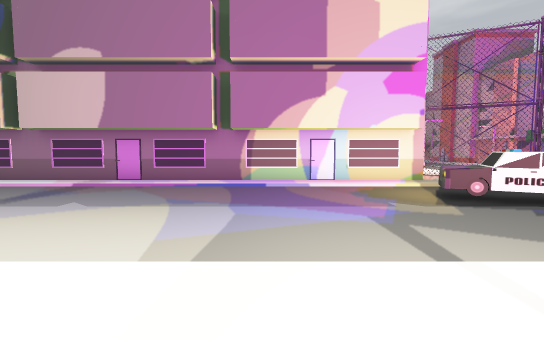
View 1 (above)

24 first-person views from a walk through a 3-D level made in the Unity game engine. The camera is 1.4 m above the floor, tilts 4° down and sees 90° across. The floor is counted in squares, 1.63 m on a side. Each view is taken from the middle of a square. On the plan, view 1 faces up. The plan holds only what a view shows up to about 10 squares ahead; the rest is blank. The place goes on beyond the plan. The player character is not drawn. Some surface patterns are stand-ins.

View 2
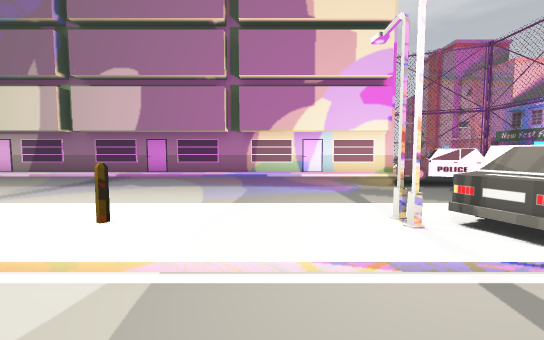

View 3
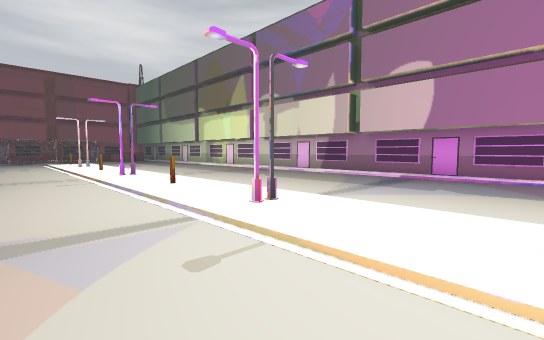

View 4
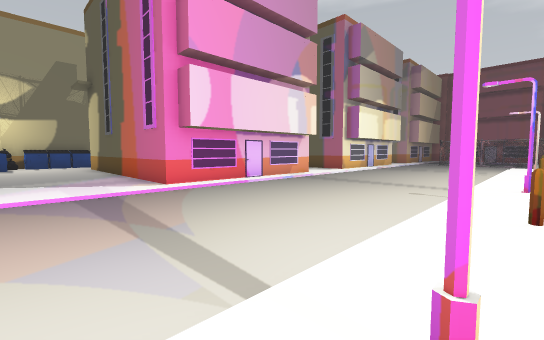

View 5
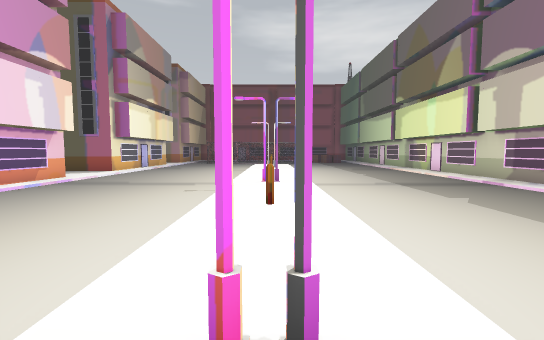

View 6
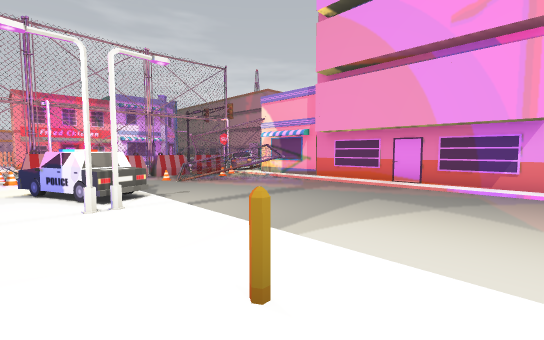

View 7
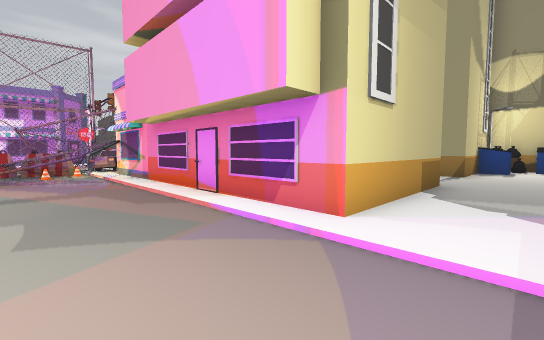

View 8
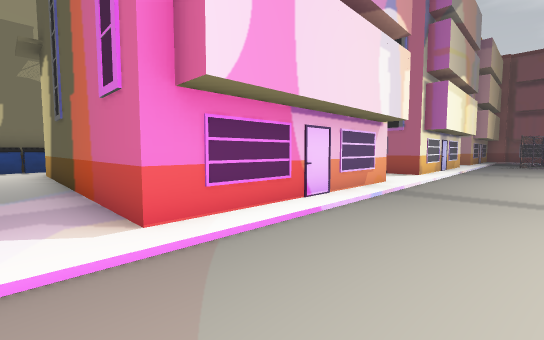

View 9
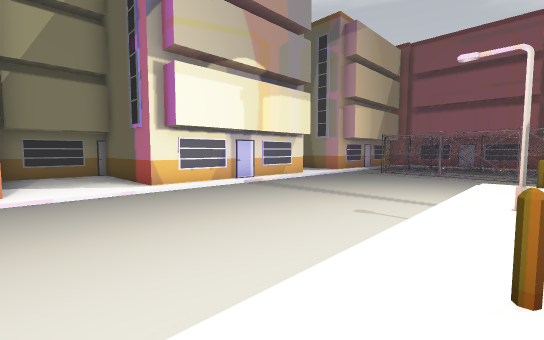

View 10
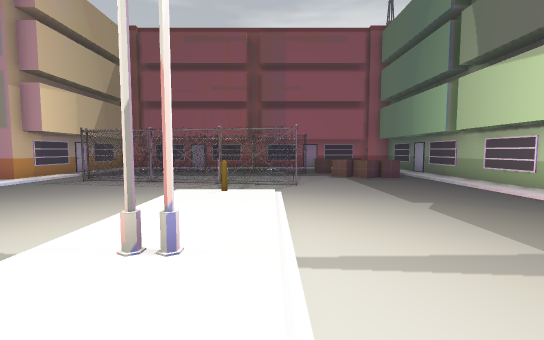

View 11
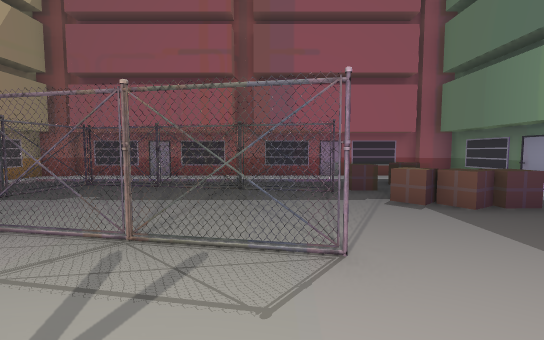

View 12
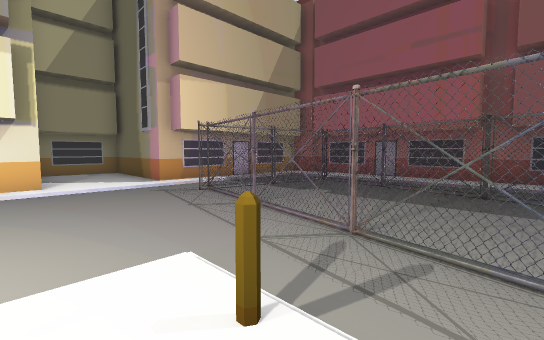

View 13
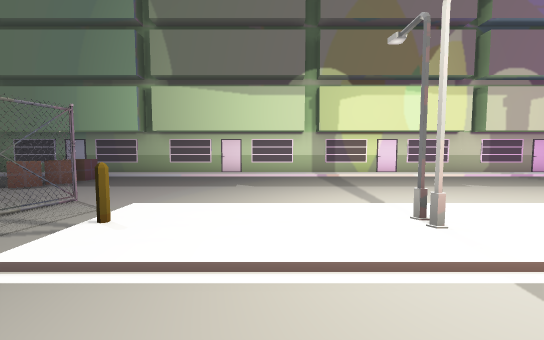

View 14
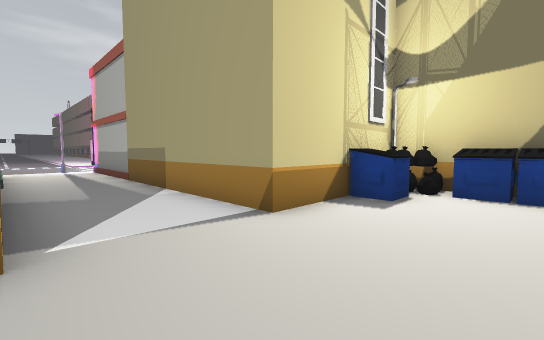

View 15
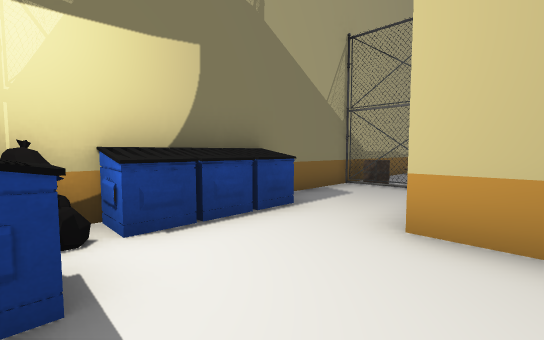

View 16
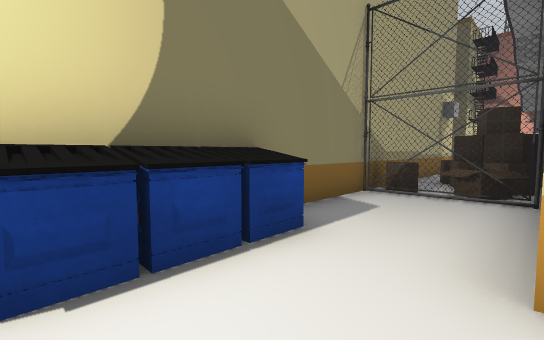

View 17
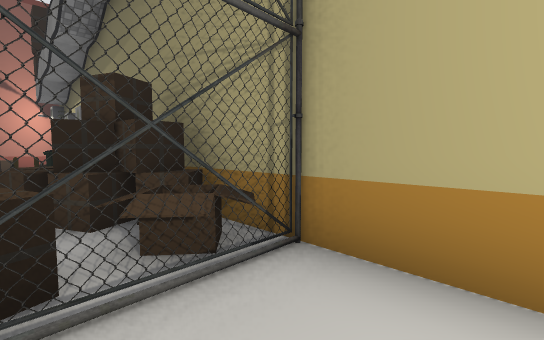

View 18
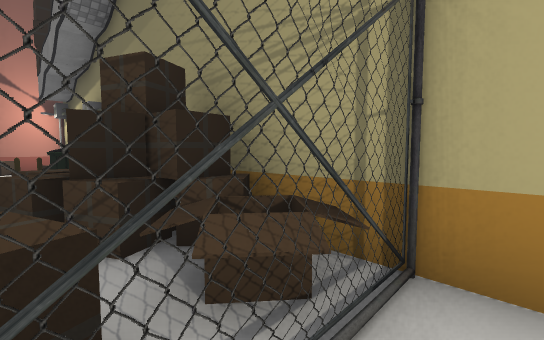

View 19
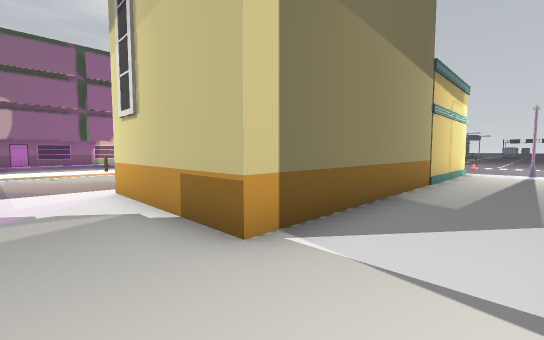

View 20
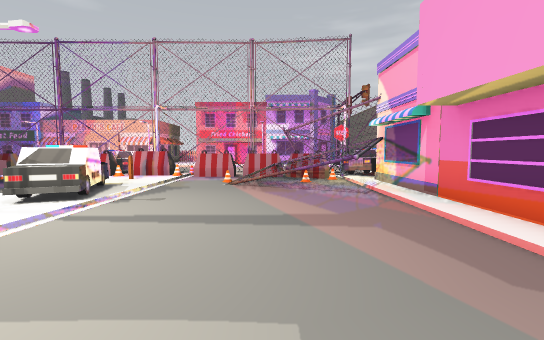

View 21
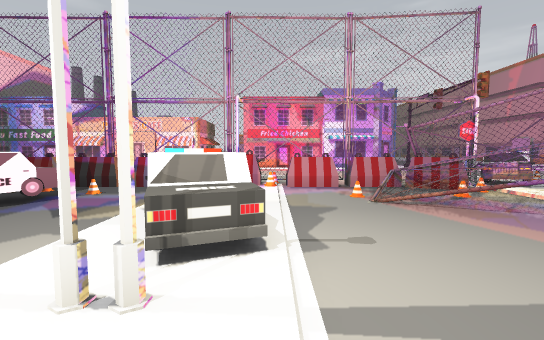

View 22
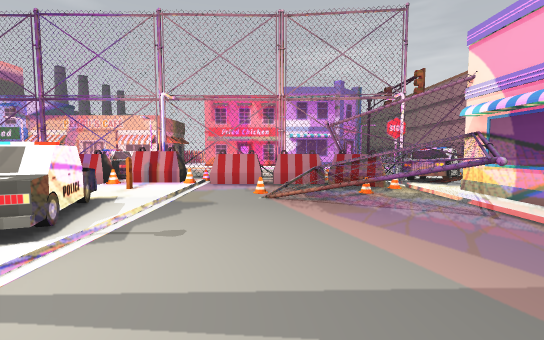

View 23
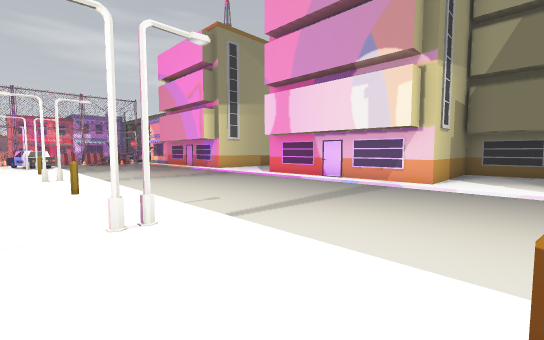

View 24
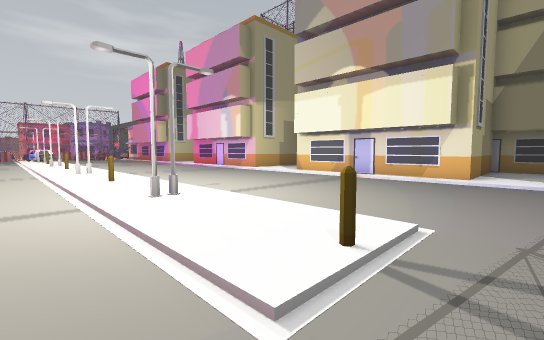

### Floor plan
Key: @ floor where view 1 was taken; x gap in a wall; . main floor; : floor 0.25 m higher than the main floor; / step, stairs or slope; O other object.
Columns run from 31 left of view 1 to 7 right of it. Each row starts with its distance up from view 1.
  8  OOOOOOOOOOOOOOOOOOOOOOOOOOOOOOOOOOO
  7 OO/  /////////////////////////////////O
  6 O:OO O.............................O..O
  5 O:...O.............................OOxO
  4 O:.O.O...............................:O
  3 O:..O.................................O
  2 O:..O...O//////////////////////////O//O
  1 O:.O...O.O:::O::O::O:::O::O::O::OOOO:OO
  0 O:.O...O./:::::::::::::::::::::@:/O:::O
 -1 O:.O...O..............................O
 -2 O:.O...O............................/.O
 -3 O:.OO..O...........................///O
 -4 O:...OO............................/  O
 -5 OO/////////////////////////////////O/OO
 -6  OOOOOOO::OOOOOO::OOOOOOO:::OOOOOOOOOOO
 -7        O::O    O::O     O:::O         O
 -8        O::O    O::O     O:::O
 -9        O::O    O::O     O:::O
-10        OOO     OOOO     O:::OOOOOOOOOOO
-11                         O::::::::::::::
-12                         O:::::::::::::O
-13                         O:::OOOOOOOOOO
-14          OOOOOOO OOOOOO O:::O
-15          OOOOOO   OOO::::::OO
-16        OO O     OOO:O:::OOOOO
-17               OOOOOOOOOOOOOOO

Positions as (right, up) in squares from view 1, and headings:
1: (0, 0), facing up
2: (0, -2), facing up
3: (-2, -2), facing up-left
4: (-4, 1), facing down-left
5: (-4, 1), facing left
6: (-3, 2), facing down-right
7: (-5, -3), facing down-right
8: (-6, -3), facing down-left
9: (-13, 1), facing down-left
10: (-16, 2), facing left
11: (-21, 2), facing left
12: (-21, 2), facing down-left
13: (-20, -2), facing up
14: (-6, -10), facing down-right
15: (-4, -13), facing down-left
16: (-5, -14), facing down-left
17: (-9, -16), facing up-left
18: (-10, -16), facing up-left
19: (-5, -12), facing up-right
20: (-2, -3), facing right
21: (0, 0), facing right
22: (0, -2), facing right
23: (-15, 2), facing down-right
24: (-23, 3), facing down-right
